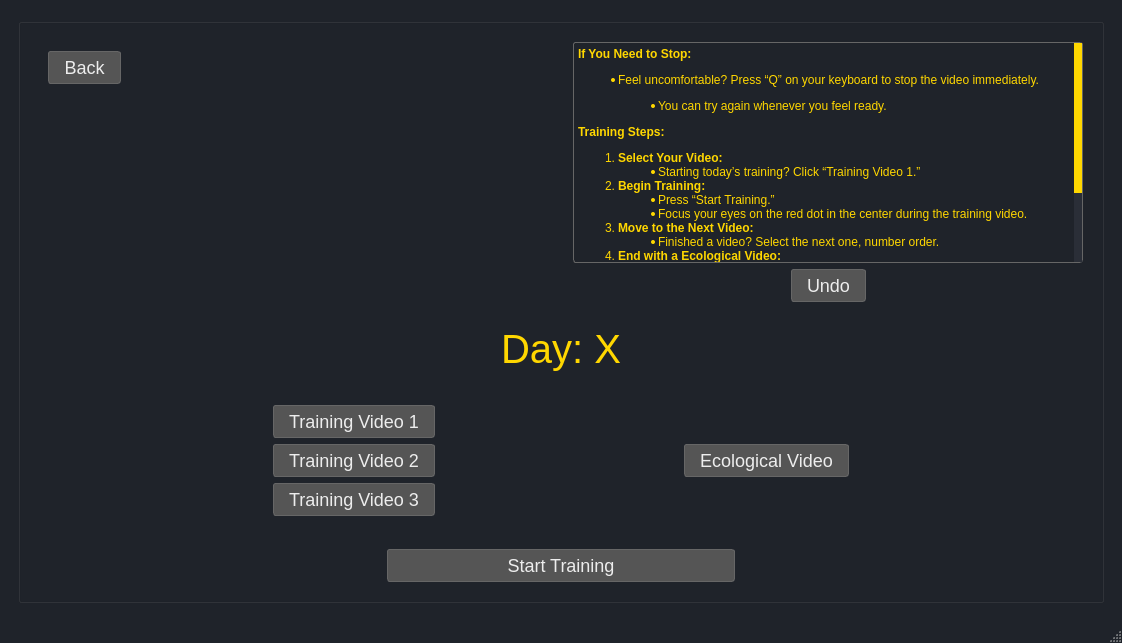
<?xml version="1.0" encoding="UTF-8"?>
<ui version="4.0">
 <class>MainWindow</class>
 <widget class="QMainWindow" name="MainWindow">
  <property name="geometry">
   <rect>
    <x>0</x>
    <y>0</y>
    <width>1122</width>
    <height>643</height>
   </rect>
  </property>
  <property name="font">
   <font>
    <family>Inter SemiBold</family>
    <pointsize>12</pointsize>
    <bold>true</bold>
   </font>
  </property>
  <property name="windowTitle">
   <string>Neurofeedback training</string>
  </property>
  <property name="windowIcon">
   <iconset resource="../../NFB-device_v4/Icons/Icons.qrc">
    <normaloff>:/MainWindow/KI_ICON_ONLY.png</normaloff>:/MainWindow/KI_ICON_ONLY.png</iconset>
  </property>
  <property name="styleSheet">
   <string notr="true">QMainWindow {
    background-color: #1f232a;
    color: #EDEDED;
}

#centralWidget{
	background-color: #1f232a;
}

QPushButton {
    background-color: #555;
    color: #EDEDED;
    border: 1px solid #666;
    padding: 5px 15px;
    border-radius: 3px;
    font-size: 18px;
    font-family: &quot;Inter SemiBold&quot;;
}

QPushButton:hover {
    background-color: #666;
}

QPushButton:pressed {
    background-color: #444;
}

QGroupBox {
    font-size: 18px;  /* Adjust the size as needed */
    color: #FFD700;   /* Change to your desired color */
}

QGroupBox::title {
    subcontrol-origin: margin;
    subcontrol-position: top center;  /* Adjust if you want the title to be left or right aligned */
	padding: 0 3px;
}

QStatusBar{
	color: #FFD700;
	font-size: 14px;  /* Adjust the size as needed */

}

QLabel{
	color: #FFD700;
}

QTextEdit{
	color: #FFD700;
	background-color: #1f232a;
	border: 1px solid #666;
    border-radius: 3px;
}

QScrollBar:vertical {
    border: 0px solid #666;
    background: #1f232a;
    width: 7.5px;
}

QScrollBar::add-page:vertical, QScrollBar::sub-page:vertical {
    background: #2a2e37;
}

</string>
  </property>
  <widget class="QWidget" name="centralwidget">
   <layout class="QGridLayout" name="gridLayout">
    <item row="0" column="0">
     <widget class="QStackedWidget" name="stackedWidget">
      <property name="currentIndex">
       <number>2</number>
      </property>
      <widget class="QWidget" name="animationPage">
       <layout class="QGridLayout" name="gridLayout_8">
        <item row="0" column="0">
         <widget class="QLabel" name="animatedLabel">
          <property name="font">
           <font>
            <family>Times New Roman</family>
            <pointsize>30</pointsize>
            <italic>true</italic>
            <bold>false</bold>
            <underline>false</underline>
            <strikeout>false</strikeout>
           </font>
          </property>
          <property name="text">
           <string>Neurofeedback Training</string>
          </property>
          <property name="alignment">
           <set>Qt::AlignCenter</set>
          </property>
         </widget>
        </item>
       </layout>
      </widget>
      <widget class="QWidget" name="page_1">
       <layout class="QHBoxLayout" name="horizontalLayout">
        <item>
         <widget class="QGroupBox" name="page1_groupBox_Week1">
          <property name="sizePolicy">
           <sizepolicy hsizetype="Expanding" vsizetype="Expanding">
            <horstretch>0</horstretch>
            <verstretch>0</verstretch>
           </sizepolicy>
          </property>
          <property name="font">
           <font>
            <family>Source Serif Pro</family>
            <pointsize>-1</pointsize>
           </font>
          </property>
          <property name="title">
           <string>Week 1</string>
          </property>
          <property name="alignment">
           <set>Qt::AlignCenter</set>
          </property>
          <layout class="QVBoxLayout" name="verticalLayout">
           <item>
            <widget class="QPushButton" name="pb_Day1">
             <property name="text">
              <string>Day 1</string>
             </property>
             <property name="iconSize">
              <size>
               <width>50</width>
               <height>50</height>
              </size>
             </property>
            </widget>
           </item>
           <item>
            <widget class="QPushButton" name="pb_Day2">
             <property name="text">
              <string>Day 2</string>
             </property>
             <property name="iconSize">
              <size>
               <width>50</width>
               <height>50</height>
              </size>
             </property>
            </widget>
           </item>
           <item>
            <widget class="QPushButton" name="pb_Day3">
             <property name="text">
              <string>Day 3</string>
             </property>
             <property name="iconSize">
              <size>
               <width>50</width>
               <height>50</height>
              </size>
             </property>
            </widget>
           </item>
           <item>
            <widget class="QPushButton" name="pb_Day4">
             <property name="text">
              <string>Day 4</string>
             </property>
             <property name="iconSize">
              <size>
               <width>50</width>
               <height>50</height>
              </size>
             </property>
            </widget>
           </item>
           <item>
            <widget class="QPushButton" name="pb_Day5">
             <property name="text">
              <string>Day 5</string>
             </property>
             <property name="iconSize">
              <size>
               <width>50</width>
               <height>50</height>
              </size>
             </property>
            </widget>
           </item>
           <item>
            <widget class="QPushButton" name="pb_Day6">
             <property name="text">
              <string>Day 6</string>
             </property>
             <property name="iconSize">
              <size>
               <width>50</width>
               <height>50</height>
              </size>
             </property>
            </widget>
           </item>
           <item>
            <widget class="QPushButton" name="pb_Day7">
             <property name="text">
              <string>Day 7</string>
             </property>
             <property name="iconSize">
              <size>
               <width>50</width>
               <height>50</height>
              </size>
             </property>
            </widget>
           </item>
          </layout>
         </widget>
        </item>
        <item>
         <widget class="QGroupBox" name="page1_groupBox_Week2">
          <property name="sizePolicy">
           <sizepolicy hsizetype="Expanding" vsizetype="Expanding">
            <horstretch>0</horstretch>
            <verstretch>0</verstretch>
           </sizepolicy>
          </property>
          <property name="font">
           <font>
            <family>Source Serif Pro</family>
            <pointsize>-1</pointsize>
            <italic>false</italic>
            <bold>false</bold>
           </font>
          </property>
          <property name="title">
           <string>Week 2</string>
          </property>
          <property name="alignment">
           <set>Qt::AlignCenter</set>
          </property>
          <layout class="QVBoxLayout" name="verticalLayout_2">
           <item>
            <widget class="QPushButton" name="pb_Day8">
             <property name="text">
              <string>Day 8</string>
             </property>
             <property name="iconSize">
              <size>
               <width>50</width>
               <height>50</height>
              </size>
             </property>
            </widget>
           </item>
           <item>
            <widget class="QPushButton" name="pb_Day9">
             <property name="text">
              <string>Day 9</string>
             </property>
             <property name="iconSize">
              <size>
               <width>50</width>
               <height>50</height>
              </size>
             </property>
            </widget>
           </item>
           <item>
            <widget class="QPushButton" name="pb_Day10">
             <property name="text">
              <string>Day 10</string>
             </property>
             <property name="iconSize">
              <size>
               <width>50</width>
               <height>50</height>
              </size>
             </property>
            </widget>
           </item>
           <item>
            <widget class="QPushButton" name="pb_Day11">
             <property name="text">
              <string>Day 11</string>
             </property>
             <property name="iconSize">
              <size>
               <width>50</width>
               <height>50</height>
              </size>
             </property>
            </widget>
           </item>
           <item>
            <widget class="QPushButton" name="pb_Day12">
             <property name="text">
              <string>Day 12</string>
             </property>
             <property name="iconSize">
              <size>
               <width>50</width>
               <height>50</height>
              </size>
             </property>
            </widget>
           </item>
           <item>
            <widget class="QPushButton" name="pb_Day13">
             <property name="text">
              <string>Day 13</string>
             </property>
             <property name="iconSize">
              <size>
               <width>50</width>
               <height>50</height>
              </size>
             </property>
            </widget>
           </item>
           <item>
            <widget class="QPushButton" name="pb_Day14">
             <property name="text">
              <string>Day 14</string>
             </property>
             <property name="iconSize">
              <size>
               <width>50</width>
               <height>50</height>
              </size>
             </property>
            </widget>
           </item>
          </layout>
         </widget>
        </item>
       </layout>
      </widget>
      <widget class="QWidget" name="page_2">
       <layout class="QGridLayout" name="gridLayout_2">
        <item row="0" column="0">
         <widget class="QGroupBox" name="mainPage2_groupBox">
          <property name="font">
           <font>
            <pointsize>-1</pointsize>
           </font>
          </property>
          <property name="title">
           <string/>
          </property>
          <layout class="QGridLayout" name="gridLayout_9">
           <item row="0" column="0">
            <widget class="QGroupBox" name="page2_groupBox_BackButton">
             <property name="styleSheet">
              <string notr="true">QGroupBox {
    font-size: 18px;  /* Adjust the size as needed */
    color: #FFD700;   /* Change to your desired color */
	border: 0;
}</string>
             </property>
             <property name="title">
              <string/>
             </property>
             <layout class="QHBoxLayout" name="horizontalLayout_2">
              <item>
               <widget class="QGroupBox" name="groupBox">
                <property name="title">
                 <string/>
                </property>
                <layout class="QGridLayout" name="gridLayout_6">
                 <item row="1" column="1">
                  <spacer name="horizontalSpacer">
                   <property name="orientation">
                    <enum>Qt::Horizontal</enum>
                   </property>
                   <property name="sizeHint" stdset="0">
                    <size>
                     <width>40</width>
                     <height>20</height>
                    </size>
                   </property>
                  </spacer>
                 </item>
                 <item row="0" column="0">
                  <widget class="QPushButton" name="pb_BackButton">
                   <property name="text">
                    <string>Back</string>
                   </property>
                   <property name="iconSize">
                    <size>
                     <width>50</width>
                     <height>50</height>
                    </size>
                   </property>
                  </widget>
                 </item>
                 <item row="1" column="0">
                  <spacer name="verticalSpacer_3">
                   <property name="orientation">
                    <enum>Qt::Vertical</enum>
                   </property>
                   <property name="sizeHint" stdset="0">
                    <size>
                     <width>20</width>
                     <height>40</height>
                    </size>
                   </property>
                  </spacer>
                 </item>
                </layout>
               </widget>
              </item>
             </layout>
            </widget>
           </item>
           <item row="2" column="0" colspan="2">
            <widget class="QGroupBox" name="page2_groupBox_Videos">
             <property name="styleSheet">
              <string notr="true">QGroupBox {
    font-size: 18px;  /* Adjust the size as needed */
    color: #FFD700;   /* Change to your desired color */
	border: 0;
}</string>
             </property>
             <property name="title">
              <string/>
             </property>
             <layout class="QHBoxLayout" name="horizontalLayout_3">
              <item>
               <spacer name="horizontalSpacer_5">
                <property name="orientation">
                 <enum>Qt::Horizontal</enum>
                </property>
                <property name="sizeHint" stdset="0">
                 <size>
                  <width>40</width>
                  <height>20</height>
                 </size>
                </property>
               </spacer>
              </item>
              <item>
               <widget class="QGroupBox" name="groupBox_2">
                <property name="title">
                 <string/>
                </property>
                <layout class="QVBoxLayout" name="verticalLayout_4">
                 <item>
                  <widget class="QPushButton" name="pb_TrainingVideo_1">
                   <property name="styleSheet">
                    <string notr="true">QPushButton:disabled {
    background-color: #272727;
}
</string>
                   </property>
                   <property name="text">
                    <string>Training Video 1</string>
                   </property>
                   <property name="iconSize">
                    <size>
                     <width>50</width>
                     <height>50</height>
                    </size>
                   </property>
                  </widget>
                 </item>
                 <item>
                  <widget class="QPushButton" name="pb_TrainingVideo_2">
                   <property name="styleSheet">
                    <string notr="true">QPushButton:disabled {
    background-color: #272727;
}
</string>
                   </property>
                   <property name="text">
                    <string>Training Video 2</string>
                   </property>
                   <property name="iconSize">
                    <size>
                     <width>50</width>
                     <height>50</height>
                    </size>
                   </property>
                  </widget>
                 </item>
                 <item>
                  <widget class="QPushButton" name="pb_TrainingVideo_3">
                   <property name="styleSheet">
                    <string notr="true">QPushButton:disabled {
    background-color: #272727;
}
</string>
                   </property>
                   <property name="text">
                    <string>Training Video 3</string>
                   </property>
                   <property name="iconSize">
                    <size>
                     <width>50</width>
                     <height>50</height>
                    </size>
                   </property>
                  </widget>
                 </item>
                </layout>
               </widget>
              </item>
              <item>
               <spacer name="horizontalSpacer_6">
                <property name="orientation">
                 <enum>Qt::Horizontal</enum>
                </property>
                <property name="sizeHint" stdset="0">
                 <size>
                  <width>40</width>
                  <height>20</height>
                 </size>
                </property>
               </spacer>
              </item>
              <item>
               <widget class="QGroupBox" name="groupBox_3">
                <property name="title">
                 <string/>
                </property>
                <layout class="QGridLayout" name="gridLayout_4">
                 <item row="0" column="0">
                  <widget class="QPushButton" name="pb_ecologicalVideo">
                   <property name="styleSheet">
                    <string notr="true">QPushButton:disabled {
    background-color: #272727;
}
</string>
                   </property>
                   <property name="text">
                    <string>Ecological Video</string>
                   </property>
                   <property name="iconSize">
                    <size>
                     <width>50</width>
                     <height>50</height>
                    </size>
                   </property>
                  </widget>
                 </item>
                </layout>
               </widget>
              </item>
              <item>
               <spacer name="horizontalSpacer_4">
                <property name="orientation">
                 <enum>Qt::Horizontal</enum>
                </property>
                <property name="sizeHint" stdset="0">
                 <size>
                  <width>40</width>
                  <height>20</height>
                 </size>
                </property>
               </spacer>
              </item>
             </layout>
            </widget>
           </item>
           <item row="1" column="0" colspan="2">
            <widget class="QGroupBox" name="page2_groupBox_Title">
             <property name="styleSheet">
              <string notr="true">QGroupBox {
    font-size: 18px;  /* Adjust the size as needed */
    color: #FFD700;   /* Change to your desired color */
	border: 0;
}</string>
             </property>
             <property name="title">
              <string/>
             </property>
             <layout class="QGridLayout" name="gridLayout_3">
              <item row="0" column="1">
               <widget class="QLabel" name="page2_dayLabel">
                <property name="font">
                 <font>
                  <pointsize>30</pointsize>
                 </font>
                </property>
                <property name="text">
                 <string>Day: X</string>
                </property>
               </widget>
              </item>
              <item row="0" column="2">
               <spacer name="horizontalSpacer_3">
                <property name="orientation">
                 <enum>Qt::Horizontal</enum>
                </property>
                <property name="sizeHint" stdset="0">
                 <size>
                  <width>40</width>
                  <height>20</height>
                 </size>
                </property>
               </spacer>
              </item>
              <item row="0" column="0">
               <spacer name="horizontalSpacer_2">
                <property name="orientation">
                 <enum>Qt::Horizontal</enum>
                </property>
                <property name="sizeHint" stdset="0">
                 <size>
                  <width>40</width>
                  <height>20</height>
                 </size>
                </property>
               </spacer>
              </item>
             </layout>
            </widget>
           </item>
           <item row="3" column="0" colspan="2">
            <widget class="QGroupBox" name="page2_groupBox_training">
             <property name="styleSheet">
              <string notr="true">QGroupBox {
    font-size: 18px;  /* Adjust the size as needed */
    color: #FFD700;   /* Change to your desired color */
	border: 0;
}</string>
             </property>
             <property name="title">
              <string/>
             </property>
             <layout class="QGridLayout" name="gridLayout_5">
              <item row="0" column="2">
               <spacer name="horizontalSpacer_8">
                <property name="orientation">
                 <enum>Qt::Horizontal</enum>
                </property>
                <property name="sizeHint" stdset="0">
                 <size>
                  <width>40</width>
                  <height>20</height>
                 </size>
                </property>
               </spacer>
              </item>
              <item row="0" column="0">
               <spacer name="horizontalSpacer_7">
                <property name="orientation">
                 <enum>Qt::Horizontal</enum>
                </property>
                <property name="sizeHint" stdset="0">
                 <size>
                  <width>40</width>
                  <height>20</height>
                 </size>
                </property>
               </spacer>
              </item>
              <item row="0" column="1">
               <widget class="QPushButton" name="pb_startTraining">
                <property name="sizePolicy">
                 <sizepolicy hsizetype="Expanding" vsizetype="Fixed">
                  <horstretch>0</horstretch>
                  <verstretch>0</verstretch>
                 </sizepolicy>
                </property>
                <property name="styleSheet">
                 <string notr="true">QPushButton:disabled {
    background-color: #272727;
}
</string>
                </property>
                <property name="text">
                 <string>Start Training</string>
                </property>
                <property name="iconSize">
                 <size>
                  <width>50</width>
                  <height>50</height>
                 </size>
                </property>
               </widget>
              </item>
             </layout>
            </widget>
           </item>
           <item row="0" column="1">
            <widget class="QGroupBox" name="page2_groupBox_TextEdit">
             <property name="styleSheet">
              <string notr="true">QGroupBox {
    font-size: 18px;  /* Adjust the size as needed */
    color: #FFD700;   /* Change to your desired color */
	border: 0;
}</string>
             </property>
             <property name="title">
              <string/>
             </property>
             <layout class="QGridLayout" name="gridLayout_7">
              <item row="1" column="1">
               <widget class="QPushButton" name="pb_Undo">
                <property name="styleSheet">
                 <string notr="true">QPushButton:disabled {
    background-color: #272727;
}
</string>
                </property>
                <property name="text">
                 <string>Undo</string>
                </property>
                <property name="iconSize">
                 <size>
                  <width>50</width>
                  <height>50</height>
                 </size>
                </property>
               </widget>
              </item>
              <item row="1" column="0">
               <spacer name="horizontalSpacer_11">
                <property name="orientation">
                 <enum>Qt::Horizontal</enum>
                </property>
                <property name="sizeHint" stdset="0">
                 <size>
                  <width>40</width>
                  <height>20</height>
                 </size>
                </property>
               </spacer>
              </item>
              <item row="1" column="2">
               <spacer name="horizontalSpacer_12">
                <property name="orientation">
                 <enum>Qt::Horizontal</enum>
                </property>
                <property name="sizeHint" stdset="0">
                 <size>
                  <width>40</width>
                  <height>20</height>
                 </size>
                </property>
               </spacer>
              </item>
              <item row="0" column="0" colspan="3">
               <widget class="QTextEdit" name="infoTextEdit">
                <property name="styleSheet">
                 <string notr="true">ScrollBar:vertical {
        border: 2px solid grey;
        background-color: #1f232a;
        width: 15px;
        margin: 22px 0 22px 0;
    }
    QScrollBar::handle:vertical {
        background: #FFD700; 
        min-height: 20px;
    }
    QScrollBar::add-line:vertical {
        border: 2px solid grey;
        background: #32CC99;
        height: 20px;
        subcontrol-position: bottom;
        subcontrol-origin: margin;
    }
    QScrollBar::sub-line:vertical {
        border: 2px solid grey;
        background: #32CC99;
        height: 20px;
        subcontrol-position: top;
        subcontrol-origin: margin;
    }</string>
                </property>
                <property name="readOnly">
                 <bool>true</bool>
                </property>
                <property name="html">
                 <string>&lt;!DOCTYPE HTML PUBLIC &quot;-//W3C//DTD HTML 4.0//EN&quot; &quot;http://www.w3.org/TR/REC-html40/strict.dtd&quot;&gt;
&lt;html&gt;&lt;head&gt;&lt;meta name=&quot;qrichtext&quot; content=&quot;1&quot; /&gt;&lt;meta charset=&quot;utf-8&quot; /&gt;&lt;style type=&quot;text/css&quot;&gt;
p, li { white-space: pre-wrap; }
hr { height: 1px; border-width: 0; }
li.unchecked::marker { content: &quot;\2610&quot;; }
li.checked::marker { content: &quot;\2612&quot;; }
&lt;/style&gt;&lt;/head&gt;&lt;body style=&quot; font-family:'Segoe UI'; font-size:9pt; font-weight:400; font-style:normal;&quot;&gt;
&lt;p style=&quot; margin-top:0px; margin-bottom:0px; margin-left:0px; margin-right:0px; -qt-block-indent:0; text-indent:0px;&quot;&gt;&lt;span style=&quot; font-weight:700;&quot;&gt;If You Need to Stop:&lt;/span&gt;&lt;/p&gt;
&lt;ul style=&quot;margin-top: 0px; margin-bottom: 0px; margin-left: 0px; margin-right: 0px; -qt-list-indent: 1;&quot;&gt;
&lt;li style=&quot; margin-top:12px; margin-bottom:12px; margin-left:0px; margin-right:0px; -qt-block-indent:0; text-indent:0px;&quot;&gt;Feel uncomfortable? Press “Q” on your keyboard to stop the video immediately.
&lt;ul style=&quot;margin-top: 0px; margin-bottom: 0px; margin-left: 0px; margin-right: 0px; -qt-list-indent: 2;&quot;&gt;
&lt;li style=&quot; margin-top:0px; margin-bottom:0px; margin-left:0px; margin-right:0px; -qt-block-indent:0; text-indent:0px;&quot;&gt;You can try again whenever you feel ready.&lt;/li&gt;&lt;/ul&gt;&lt;/li&gt;&lt;/ul&gt;
&lt;p style=&quot; margin-top:12px; margin-bottom:12px; margin-left:0px; margin-right:0px; -qt-block-indent:0; text-indent:0px;&quot;&gt;&lt;span style=&quot; font-weight:700;&quot;&gt;Training Steps:&lt;/span&gt;&lt;/p&gt;
&lt;ol style=&quot;margin-top: 0px; margin-bottom: 0px; margin-left: 0px; margin-right: 0px; -qt-list-indent: 1;&quot;&gt;
&lt;li style=&quot; margin-top:12px; margin-bottom:0px; margin-left:0px; margin-right:0px; -qt-block-indent:0; text-indent:0px;&quot;&gt;&lt;span style=&quot; font-weight:700;&quot;&gt;Select Your Video:&lt;/span&gt;
&lt;ul style=&quot;margin-top: 0px; margin-bottom: 0px; margin-left: 0px; margin-right: 0px; -qt-list-indent: 2;&quot;&gt;
&lt;li style=&quot; margin-top:0px; margin-bottom:0px; margin-left:0px; margin-right:0px; -qt-block-indent:0; text-indent:0px;&quot;&gt;Starting today’s training? Click “Training Video 1.”&lt;/li&gt;&lt;/ul&gt;&lt;/li&gt;
&lt;li style=&quot; margin-top:0px; margin-bottom:0px; margin-left:0px; margin-right:0px; -qt-block-indent:0; text-indent:0px;&quot;&gt;&lt;span style=&quot; font-weight:700;&quot;&gt;Begin Training:&lt;/span&gt;
&lt;ul style=&quot;margin-top: 0px; margin-bottom: 0px; margin-left: 0px; margin-right: 0px; -qt-list-indent: 2;&quot;&gt;
&lt;li style=&quot; margin-top:0px; margin-bottom:0px; margin-left:0px; margin-right:0px; -qt-block-indent:0; text-indent:0px;&quot;&gt;Press “Start Training.”&lt;/li&gt;
&lt;li style=&quot; margin-top:0px; margin-bottom:0px; margin-left:0px; margin-right:0px; -qt-block-indent:0; text-indent:0px;&quot;&gt;Focus your eyes on the red dot in the center during the training video.&lt;/li&gt;&lt;/ul&gt;&lt;/li&gt;
&lt;li style=&quot; margin-top:0px; margin-bottom:0px; margin-left:0px; margin-right:0px; -qt-block-indent:0; text-indent:0px;&quot;&gt;&lt;span style=&quot; font-weight:700;&quot;&gt;Move to the Next Video:&lt;/span&gt;
&lt;ul style=&quot;margin-top: 0px; margin-bottom: 0px; margin-left: 0px; margin-right: 0px; -qt-list-indent: 2;&quot;&gt;
&lt;li style=&quot; margin-top:0px; margin-bottom:0px; margin-left:0px; margin-right:0px; -qt-block-indent:0; text-indent:0px;&quot;&gt;Finished a video? Select the next one, number order.&lt;/li&gt;&lt;/ul&gt;&lt;/li&gt;
&lt;li style=&quot; margin-top:0px; margin-bottom:0px; margin-left:0px; margin-right:0px; -qt-block-indent:0; text-indent:0px;&quot;&gt;&lt;span style=&quot; font-weight:700;&quot;&gt;End with a Ecological Video:&lt;/span&gt;
&lt;ul style=&quot;margin-top: 0px; margin-bottom: 0px; margin-left: 0px; margin-right: 0px; -qt-list-indent: 2;&quot;&gt;
&lt;li style=&quot; margin-top:0px; margin-bottom:0px; margin-left:0px; margin-right:0px; -qt-block-indent:0; text-indent:0px;&quot;&gt;All training videos green? Click “Ecological Video” and press “Start Training.”&lt;/li&gt;&lt;/ul&gt;&lt;/li&gt;
&lt;li style=&quot; margin-top:0px; margin-bottom:0px; margin-left:0px; margin-right:0px; -qt-block-indent:0; text-indent:0px;&quot;&gt;&lt;span style=&quot; font-weight:700;&quot;&gt;Complete Your Training:&lt;/span&gt;
&lt;ul style=&quot;margin-top: 0px; margin-bottom: 0px; margin-left: 0px; margin-right: 0px; -qt-list-indent: 2;&quot;&gt;
&lt;li style=&quot; margin-top:0px; margin-bottom:0px; margin-left:0px; margin-right:0px; -qt-block-indent:0; text-indent:0px;&quot;&gt;Everything green, including “Ecological Video”? You’re done for today!&lt;/li&gt;&lt;/ul&gt;&lt;/li&gt;&lt;/ol&gt;
&lt;p style=&quot; margin-top:12px; margin-bottom:12px; margin-left:0px; margin-right:0px; -qt-block-indent:0; text-indent:0px;&quot;&gt;&lt;span style=&quot; font-weight:700;&quot;&gt;Help for Interrupted Videos:&lt;/span&gt;&lt;/p&gt;
&lt;ul style=&quot;margin-top: 0px; margin-bottom: 0px; margin-left: 0px; margin-right: 0px; -qt-list-indent: 1;&quot;&gt;
&lt;li style=&quot; margin-top:12px; margin-bottom:12px; margin-left:0px; margin-right:0px; -qt-block-indent:0; text-indent:0px;&quot;&gt;Interrupted during a video? Click “Undo” to make it available again if its green.&lt;/li&gt;&lt;/ul&gt;&lt;/body&gt;&lt;/html&gt;</string>
                </property>
               </widget>
              </item>
             </layout>
            </widget>
           </item>
          </layout>
         </widget>
        </item>
       </layout>
      </widget>
     </widget>
    </item>
   </layout>
  </widget>
  <widget class="QStatusBar" name="statusbar">
   <property name="sizeGripEnabled">
    <bool>true</bool>
   </property>
  </widget>
  <action name="actionQuit">
   <property name="text">
    <string>Quit</string>
   </property>
  </action>
  <action name="actionInfo">
   <property name="text">
    <string>About</string>
   </property>
  </action>
  <action name="actionHelp">
   <property name="text">
    <string>Information</string>
   </property>
  </action>
 </widget>
 <resources>
  <include location="../../NFB-device_v4/Icons/Icons.qrc"/>
 </resources>
 <connections/>
</ui>
